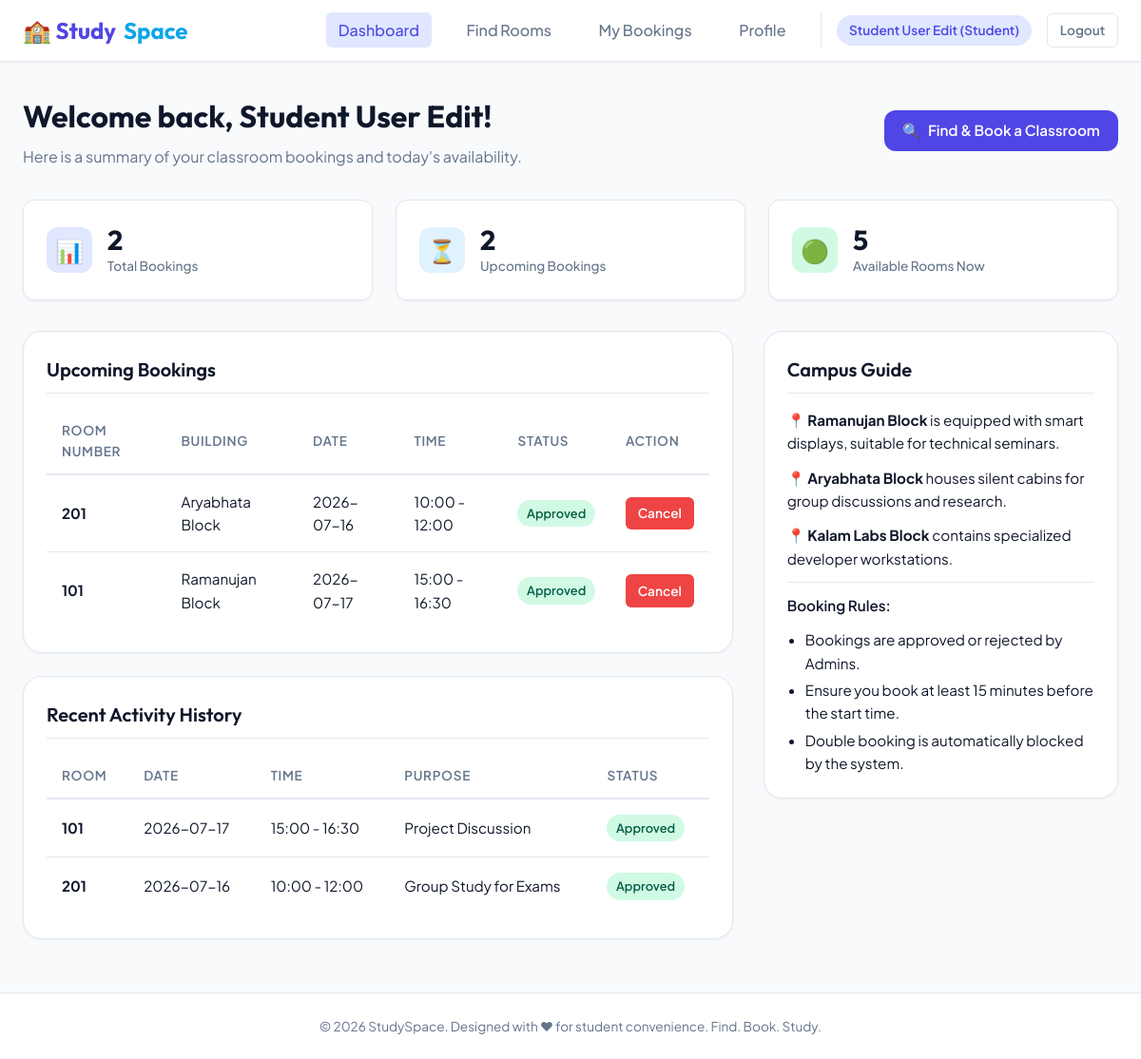
/dashboard (signed in), run on the app's committed database.
### tables this page shows
CREATE TABLE bookings (
    booking_id INTEGER PRIMARY KEY AUTOINCREMENT,
    user_id INTEGER NOT NULL,
    room_id INTEGER NOT NULL,
    booking_date TEXT NOT NULL, -- Format: YYYY-MM-DD
    start_time TEXT NOT NULL,   -- Format: HH:MM
    end_time TEXT NOT NULL,     -- Format: HH:MM
    purpose TEXT NOT NULL,
    status TEXT NOT NULL DEFAULT 'Pending' CHECK(status IN ('Pending', 'Approved', 'Rejected')),
    FOREIGN KEY(user_id) REFERENCES users(user_id) ON DELETE CASCADE,
    FOREIGN KEY(room_id) REFERENCES classrooms(room_id) ON DELETE CASCADE
);

CREATE TABLE classrooms (
    room_id INTEGER PRIMARY KEY AUTOINCREMENT,
    room_number TEXT UNIQUE NOT NULL,
    building TEXT NOT NULL,
    floor INTEGER NOT NULL,
    capacity INTEGER NOT NULL,
    room_type TEXT NOT NULL, -- e.g. 'Lecture Hall', 'Seminar Room', 'Discussion Room', 'Lab'
    projector INTEGER NOT NULL DEFAULT 0, -- 0 for No, 1 for Yes
    whiteboard INTEGER NOT NULL DEFAULT 1, -- 0 for No, 1 for Yes
    ac INTEGER NOT NULL DEFAULT 0, -- 0 for No, 1 for Yes
    status TEXT NOT NULL DEFAULT 'Available' CHECK(status IN ('Available', 'Occupied', 'Maintenance'))
);

### app.py (the view)
@app.route('/dashboard')
@login_required(role='student')
def dashboard():
    user_id = session['user_id']
    total_bookings = query_db(
        "SELECT COUNT(*) FROM bookings WHERE user_id = ?",
        (user_id,), one=True
    )[0]
    today_str = date.today().strftime("%Y-%m-%d")
    upcoming_bookings = query_db(
        "SELECT COUNT(*) FROM bookings WHERE user_id = ? AND booking_date >= ? AND status IN ('Approved', 'Pending')",
        (user_id, today_str), one=True
    )[0]
    available_classrooms = query_db(
        "SELECT COUNT(*) FROM classrooms WHERE status = 'Available'", one=True
    )[0]
    stats = {
        'total_bookings': total_bookings,
        'upcoming_bookings': upcoming_bookings,
        'available_classrooms': available_classrooms
    }
    upcoming_list = query_db(
        """SELECT b.*, c.room_number, c.building
           FROM bookings b
           JOIN classrooms c ON b.room_id = c.room_id
           WHERE b.user_id = ? AND b.booking_date >= ? AND b.status IN ('Approved', 'Pending')
           ORDER BY b.booking_date ASC, b.start_time ASC""",
        (user_id, today_str)
    )
    recent_activity = query_db(
        """SELECT b.*, c.room_number
           FROM bookings b
           JOIN classrooms c ON b.room_id = c.room_id
           WHERE b.user_id = ?
           ORDER BY b.booking_id DESC LIMIT 5""",
        (user_id,)
    )
    return render_template(
        'dashboard.html',
        stats=stats,
        upcoming_list=upcoming_list,
        recent_activity=recent_activity,
        active_page='dashboard'
    )

### app.py (called while the page is built)
def get_db():
    db = getattr(g, '_database', None)
    if db is None:
        db = g._database = sqlite3.connect(DATABASE)
        db.row_factory = sqlite3.Row  # Access columns by name
    return db

def query_db(query, args=(), one=False):
    cur = get_db().execute(query, args)
    rv = cur.fetchall()
    cur.close()
    return (rv[0] if rv else None) if one else rv

def login_required(role=None):
    def decorator(f):
        from functools import wraps
        @wraps(f)
        def decorated_function(*args, **kwargs):
            if 'user_id' not in session:
                flash('Please log in to access this page.', 'error')
                return redirect(url_for('login'))
            if role and session.get('role') != role:
                flash('Access denied. Insufficient permissions.', 'error')
                return redirect(url_for('index'))
            return f(*args, **kwargs)
        return decorated_function
    return decorator

### templates/dashboard.html (shortened to what this page needs)
{% extends 'base.html' %}
{% block content %}
<div class="page-header">
    <div>
        <h1 class="page-title">Welcome back, {{ session.name }}!</h1>
        <p class="page-subtitle">Here is a summary of your classroom bookings and today's availability.</p>
    </div>
    <a href="/classrooms" class="btn btn-primary">
        <span>🔍</span> Find & Book a Classroom
    </a>
</div>
<div class="stats-grid">
    <div class="stat-card">
        <div class="stat-icon">📊</div>
        <div class="stat-info">
            <div class="stat-value">{{ stats.total_bookings }}</div>
            <div class="stat-label">Total Bookings</div>
        </div>
    </div>
    <div class="stat-card">
        <div class="stat-icon secondary">⏳</div>
        <div class="stat-info">
            <div class="stat-value">{{ stats.upcoming_bookings }}</div>
            <div class="stat-label">Upcoming Bookings</div>
        </div>
    </div>
    <div class="stat-card">
        <div class="stat-icon success">🟢</div>
        <div class="stat-info">
            <div class="stat-value">{{ stats.available_classrooms }}</div>
            <div class="stat-label">Available Rooms Now</div>
        </div>
    </div>
</div>
<div class="dashboard-layout">
    <div class="dashboard-column">
        <div class="section-card">
            <h2 class="section-title">Upcoming Bookings</h2>
            {% if upcoming_list %}
                <div class="table-responsive">
                    <table class="table">
                        <thead>
                            <tr>
                                <th>Room Number</th>
                                <th>Building</th>
                                <th>Date</th>
                                <th>Time</th>
                                <th>Status</th>
                                <th>Action</th>
                            </tr>
                        </thead>
                        <tbody>
                            {% for booking in upcoming_list %}
                                <tr>
                                    <td><strong>{{ booking.room_number }}</strong></td>
                                    <td>{{ booking.building }}</td>
                                    <td>{{ booking.booking_date }}</td>
                                    <td>{{ booking.start_time }} - {{ booking.end_time }}</td>
                                    <td>
                                        <span class="badge badge-{{ booking.status.lower() }}">
                                            {{ booking.status }}
                                        </span>
                                    </td>
                                    <td>
                                        <a href="/bookings/cancel/{{ booking.booking_id }}?redirect=dashboard" class="btn btn-danger btn-sm confirm-cancel">Cancel</a>
                                    </td>
                                </tr>
                            {% endfor %}
                        </tbody>
                    </table>
                </div>
            {% else %}
                <div class="empty-state">
                    <div class="empty-state-icon">📅</div>
                    <div class="empty-state-title">No Upcoming Bookings</div>
                    <p>You have no active or approved bookings scheduled for the future.</p>
                </div>
            {% endif %}
        </div>
        <div class="section-card">
            <h2 class="section-title">Recent Activity History</h2>
            {% if recent_activity %}
                <div class="table-responsive">
                    <table class="table">
                        <thead>
                            <tr>
                                <th>Room</th>
                                <th>Date</th>
                                <th>Time</th>
                                <th>Purpose</th>
                                <th>Status</th>
                            </tr>
                        </thead>
                        <tbody>
                            {% for item in recent_activity %}
                                <tr>
                                    <td><strong>{{ item.room_number }}</strong></td>
                                    <td>{{ item.booking_date }}</td>
                                    <td>{{ item.start_time }} - {{ item.end_time }}</td>
                                    <td>{{ item.purpose }}</td>
                                    <td>
                                        <span class="badge badge-{{ item.status.lower() }}">
                                            {{ item.status }}
                                        </span>
                                    </td>
                                </tr>
                            {% endfor %}
                        </tbody>
                    </table>
                </div>
            {% else %}
                <div class="empty-state">
                    <div class="empty-state-icon">📜</div>
                    <div class="empty-state-title">No Activity History</div>
                    <p>Your recent booking logs will be displayed here.</p>
                </div>
            {% endif %}
        </div>
    </div>
    <div class="dashboard-sidebar">
        <div class="section-card">
            <h2 class="section-title">Campus Guide</h2>
            <div style="font-size: 0.95rem; display: flex; flex-direction: column; gap: 0.75rem;">
                <p>📍 <strong>Ramanujan Block</strong> is equipped with smart displays, suitable for technical seminars.</p>
                <p>📍 <strong>Aryabhata Block</strong> houses silent cabins for group discussions and research.</p>
                <p>📍 <strong>Kalam Labs Block</strong> contains specialized developer workstations.</p>
                <hr style="border: 0; border-top: 1px solid var(--border);">
                <h4 style="font-weight: 600; color: var(--text-main);">Booking Rules:</h4>
                <ul style="padding-left: 1.2rem; display: flex; flex-direction: column; gap: 0.25rem;">
                    <li>Bookings are approved or rejected by Admins.</li>
                    <li>Ensure you book at least 15 minutes before the start time.</li>
                    <li>Double booking is automatically blocked by the system.</li>
                </ul>
            </div>
        </div>
    </div>
</div>
{% endblock %}

### static/css/style.css (style rules this page uses)
:root { --primary: #4f46e5; --primary-hover: #4338ca; --primary-light: #e0e7ff; --secondary: #0ea5e9; --secondary-hover: #0284c7; --accent: #f59e0b; --success: #10b981; --success-light: #d1fae5; --danger: #ef4444; --danger-light: #fee2e2; --warning: #f59e0b; --warning-light: #fef3c7; --bg-main: #f8fafc; --bg-card: #ffffff; --text-main: #0f172a; --text-muted: #64748b; --border: #e2e8f0; --radius-sm: 6px; --radius-md: 12px; --radius-lg: 20px; --shadow-sm: 0 1px 3px rgba(0, 0, 0, 0.05); --shadow-md: 0 4px 6px -1px rgba(0, 0, 0, 0.05), 0 2px 4px -2px rgba(0, 0, 0, 0.05); --shadow-lg: 0 10px 15px -3px rgba(0, 0, 0, 0.08), 0 4px 6px -4px rgba(0, 0, 0, 0.08); --transition: all 0.25s cubic-bezier(0.4, 0, 0.2, 1); --max-width: 1200px; }
* { margin: 0; padding: 0; box-sizing: border-box; }
body { font-family: 'Plus Jakarta Sans', -apple-system, BlinkMacSystemFont, "Segoe UI", Roboto, sans-serif; background-color: var(--bg-main); color: var(--text-main); line-height: 1.6; display: flex; flex-direction: column; min-height: 100vh; }
a { color: inherit; text-decoration: none; transition: var(--transition); }
button, .btn { font-family: inherit; cursor: pointer; border: none; outline: none; transition: var(--transition); }
.btn { display: inline-flex; align-items: center; justify-content: center; gap: 0.5rem; padding: 0.6rem 1.2rem; font-size: 0.95rem; font-weight: 600; border-radius: var(--radius-md); text-align: center; }
.btn-primary { background-color: var(--primary); color: #ffffff; }
.btn-danger { background-color: var(--danger); color: #ffffff; }
.btn-sm { padding: 0.4rem 0.8rem; font-size: 0.85rem; border-radius: var(--radius-sm); }
.page-header { margin-bottom: 2rem; display: flex; justify-content: space-between; align-items: center; flex-wrap: wrap; gap: 1rem; }
.page-title { font-family: 'Outfit', sans-serif; font-size: 2rem; font-weight: 700; color: var(--text-main); }
.page-subtitle { color: var(--text-muted); margin-top: 0.25rem; }
.stats-grid { display: grid; grid-template-columns: repeat(auto-fit, minmax(220px, 1fr)); gap: 1.5rem; margin-bottom: 2rem; }
.stat-card { background-color: var(--bg-card); border: 1px solid var(--border); border-radius: var(--radius-md); padding: 1.5rem; display: flex; align-items: center; gap: 1rem; box-shadow: var(--shadow-sm); }
.stat-icon { width: 48px; height: 48px; border-radius: var(--radius-md); background-color: var(--primary-light); color: var(--primary); display: flex; align-items: center; justify-content: center; font-size: 1.5rem; font-weight: 700; }
.stat-icon.secondary { background-color: #e0f2fe; color: var(--secondary); }
.stat-icon.success { background-color: var(--success-light); color: var(--success); }
.stat-info { flex: 1; }
.stat-value { font-family: 'Outfit', sans-serif; font-size: 1.8rem; font-weight: 700; line-height: 1.2; }
.stat-label { font-size: 0.85rem; color: var(--text-muted); font-weight: 500; }
.dashboard-layout { display: grid; grid-template-columns: 2fr 1fr; gap: 2rem; }
.section-card { background-color: var(--bg-card); border: 1px solid var(--border); border-radius: var(--radius-lg); padding: 1.5rem; margin-bottom: 1.5rem; box-shadow: var(--shadow-sm); }
.section-title { font-family: 'Outfit', sans-serif; font-size: 1.25rem; font-weight: 600; margin-bottom: 1rem; padding-bottom: 0.5rem; border-bottom: 1px solid var(--border); color: var(--text-main); display: flex; justify-content: space-between; align-items: center; }
.table-responsive { width: 100%; overflow-x: auto; }
.table { width: 100%; border-collapse: collapse; text-align: left; }
.table th { padding: 0.75rem 1rem; font-weight: 600; color: var(--text-muted); font-size: 0.85rem; text-transform: uppercase; letter-spacing: 0.05em; border-bottom: 2px solid var(--border); }
.table td { padding: 1rem; border-bottom: 1px solid var(--border); font-size: 0.95rem; vertical-align: middle; }
.table tr:last-child td { border-bottom: none; }
.badge { display: inline-flex; align-items: center; padding: 0.25rem 0.6rem; border-radius: 20px; font-size: 0.8rem; font-weight: 600; }
.badge-approved { background-color: var(--success-light); color: #065f46; }

### data on the page
bookings: room_number "201", building "Aryabhata Block", booking_date "2026-07-16", start_time "10:00", end_time "12:00", status "Approved", purpose "Group Study for Exams"
bookings: room_number "101", building "Ramanujan Block", booking_date "2026-07-17", start_time "15:00", end_time "16:30", status "Approved", purpose "Project Discussion"

### other printed values
{{ session.name }} "Student User Edit"
{{ session.role | title }} "Student"
{{ stats.total_bookings }} "2"
{{ stats.upcoming_bookings }} "2"
{{ stats.available_classrooms }} "5"
